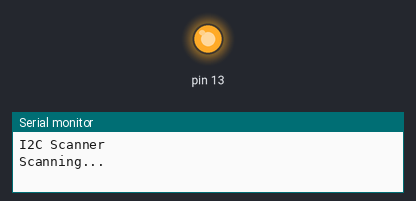
Simulated run of this sketch. Board: Arduino Uno, built with avr-gcc and run on an emulated ATmega328P. Parts: output pins drawn as LEDs (lit = HIGH), the last lines printed to the serial monitor.

Above: at 0.1 s.
At 3.2 s:
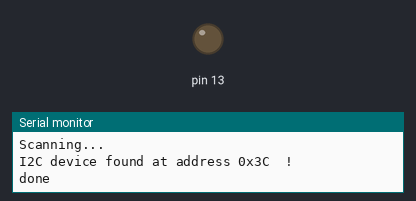
Timing chart, 0 to 7.6 s (numbered marks = the images above):
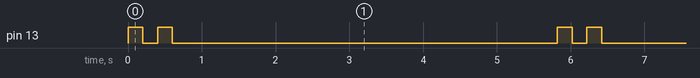

Measured:
- by itself, pin 13: repeats every 5.8 s: LOW 0.20 s, HIGH 0.20 s, LOW 5.2 s, HIGH 0.20 s
- by itself, everything shown: repeats every 5.8 s, in 4 steps

The sketch:

I2CScanner.ino
```cpp
//http://arduino.cc/playground/Main/I2cScanner
// --------------------------------------
// i2c_scanner
//
// Version 1
//    This program (or code that looks like it)
//    can be found in many places.
//    For example on the Arduino.cc forum.
//    The original author is not know.
// Version 2, Juni 2012, Using Arduino 1.0.1
//     Adapted to be as simple as possible by Arduino.cc user Krodal
// Version 3, Feb 26  2013
//    V3 by louarnold
// Version 4, March 3, 2013, Using Arduino 1.0.3
//    by Arduino.cc user Krodal.
//    Changes by louarnold removed.
//    Scanning addresses changed from 0...127 to 1...119,
//    according to the i2c scanner by Nick Gammon
//    http://www.gammon.com.au/forum/?id=10896
// Version 5, March 28, 2013
//    As version 4, but address scans now to 127.
//    A sensor seems to use address 120.
//
//
// This sketch tests the standard 7-bit addresses
// Devices with higher bit address might not be seen properly.
//

#include <Wire.h>


void setup()
{
	pinMode(13, OUTPUT);
	Wire.begin();

	Serial.begin(9600);
	Serial.println("\nI2C Scanner");
}


void loop()
{
	byte error, address;
	int nDevices;

	Serial.println("Scanning...");

	digitalWrite(13, HIGH);   // turn the LED on (HIGH is the voltage level)
	delay(200);              // wait for a second
	digitalWrite(13, LOW);    // turn the LED off by making the voltage LOW
	delay(200);
	digitalWrite(13, HIGH);   // turn the LED on (HIGH is the voltage level)
	delay(200);              // wait for a second
	digitalWrite(13, LOW);    // turn the LED off by making the voltage LOW
	delay(200);

	nDevices = 0;
	for (address = 1; address < 127; address++)
	{
		// The i2c_scanner uses the return value of
		// the Write.endTransmisstion to see if
		// a device did acknowledge to the address.
		Wire.beginTransmission(address);
		error = Wire.endTransmission();

		if (error == 0)
		{
			Serial.print("I2C device found at address 0x");
			if (address<16)
				Serial.print("0");
			Serial.print(address, HEX);
			Serial.println("  !");

			nDevices++;
		}
		else if (error == 4)
		{
			Serial.print("Unknow error at address 0x");
			if (address<16)
				Serial.print("0");
			Serial.println(address, HEX);
		}
	}
	if (nDevices == 0)
		Serial.println("No I2C devices found\n");
	else
		Serial.println("done\n");

	delay(5000);           // wait 5 seconds for next scan
}
```
